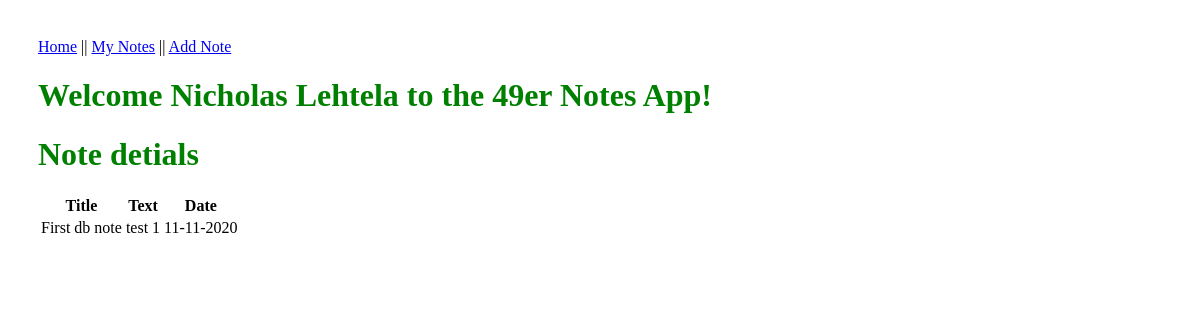
The page /notes/1 on the database as committed earlier.
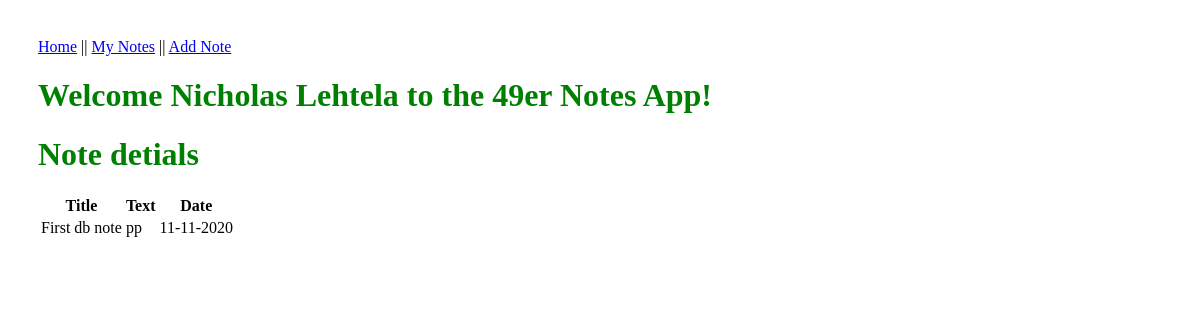
The same page on the database as committed later.
### models.py (models this page shows, shortened)
class User(db.Model):
    id = id = db.Column("id", db.Integer, primary_key=True)
    name = db.Column("name", db.String(100))
    email = db.Column("email", db.String(100))

class Note(db.Model):
    id = db.Column("id", db.Integer, primary_key=True)
    title = db.Column("title", db.String(200))
    text = db.Column("text", db.String(100))
    date = db.Column("date", db.String(50))

### flask04.py (the view)
@app.route('/notes/<note_id>')
def get_note(note_id):
    a_user = db.session.query(User).filter_by(email='nlehtela@uncc.edu').one()
    my_note = db.session.query(Note).filter_by(id=note_id).one()
    return render_template('note.html', note=my_note, user=a_user)

### templates/note.html (shortened to what this page needs)
<!DOCTYPE html>
<html lang="en">
    <head>
        <link rel="stylesheet" href="{{ url_for('static', filename='main.css') }}">
    </head>
    <body>
        <nav>
            <a href="{{url_for('index')}}">Home</a> ||
            <a href="{{url_for('get_notes')}}">My Notes</a> ||
            <a href="{{url_for('new_note')}}">Add Note</a>
        </nav>
        <h1>Welcome {{user.name}} to the 49er Notes App!</h1>
        <h1>Note detials</h1>
        <table>
            <tr>
                <th>Title</th>
                <th>Text</th>
                <th>Date</th>
            </tr>
            <tr>
                <td>{{ note.title }}</td>
                <td>{{ note.text }}</td>
                <td>{{ note.date }}</td>
            </tr>
        </table>
    </body>
</html>

### static/main.css (style rules this page uses)
body { padding: 30px 30px; }
h1 { color: green; }

Rows that differ between the two databases and show on the page:
changed Note "First db note": text "test 1" → "pp"
